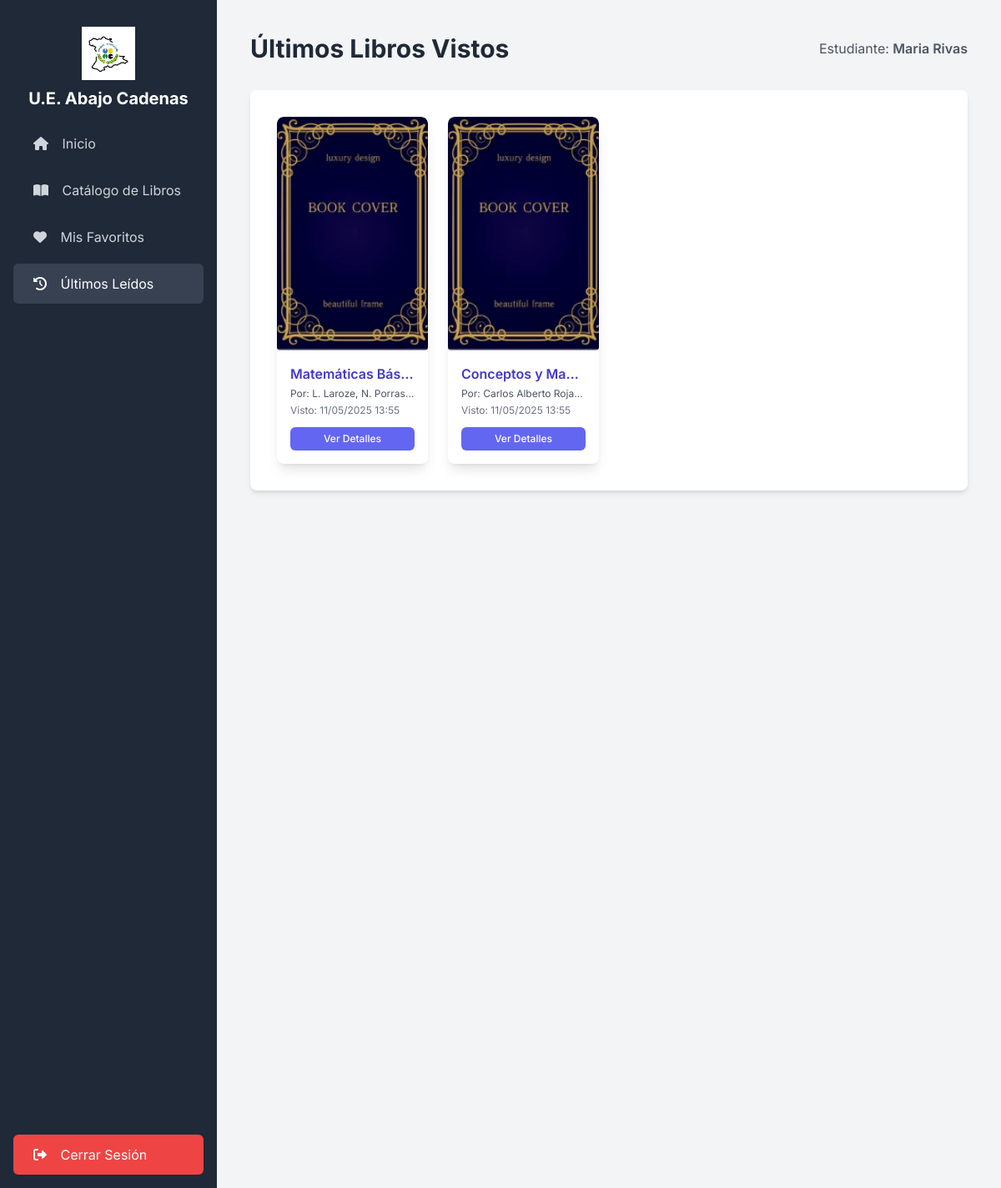
Page /estudiante/ultimos_leidos.php (signed in) on the committed database.
### tables this page shows
CREATE TABLE `libros` (
  `id` int(11) NOT NULL,
  `titulo` varchar(255) NOT NULL,
  `autor` varchar(255) DEFAULT NULL,
  `editorial` varchar(255) DEFAULT NULL,
  `descripcion` text DEFAULT NULL,
  `categoria_id` int(11) DEFAULT NULL,
  `ruta_archivo_pdf` varchar(255) NOT NULL,
  `ruta_portada_img` varchar(255) DEFAULT NULL,
  `subido_por_usuario_id` int(11) DEFAULT NULL,
  `fecha_subida` timestamp NOT NULL DEFAULT current_timestamp(),
  `palabras_clave` text DEFAULT NULL,
  `ano_publicacion` int(4) DEFAULT NULL,
  `cantidad_disponible` int(11) DEFAULT 1,
  `visualizaciones` int(11) DEFAULT 0,
  `descargas` int(11) DEFAULT 0
);

### estudiante/ultimos_leidos.php (the view, shortened to what this page needs)
<?php
require_once '../db_config.php';
$estudiante_id = $_SESSION['user_id'];
$estudiante_nombre = htmlspecialchars($_SESSION["nombre_completo"] ?? $_SESSION["username"]);
$pagina_actual = basename($_SERVER['PHP_SELF']);
$ultimos_leidos = [];
$sql_ultimos = "SELECT l.id, l.titulo, l.autor, l.ruta_portada_img, l.descripcion, c.nombre as nombre_categoria, vr_max.max_fecha_vista as fecha_vista
                FROM libros l
                JOIN (
                    SELECT libro_id, MAX(fecha_vista) as max_fecha_vista
                    FROM vistas_recientes -- Usando el nombre de tu tabla
                    WHERE usuario_id = ?
                    GROUP BY libro_id
                ) vr_max ON l.id = vr_max.libro_id
                LEFT JOIN categorias c ON l.categoria_id = c.id
                ORDER BY vr_max.max_fecha_vista DESC
                LIMIT 12";
if ($stmt = $mysqli->prepare($sql_ultimos)) {
    $stmt->bind_param("i", $estudiante_id);
    $stmt->execute();
    $result = $stmt->get_result();
    while ($row = $result->fetch_assoc()) {
        $ultimos_leidos[] = $row;
    }
} else {
    error_log("Error al preparar consulta de últimos leídos: " . $mysqli->error);
}
?>
<!DOCTYPE html>
<html lang="es">
<head>
    <script src="https://cdn.tailwindcss.com"></script>
    <link rel="stylesheet" href="https://cdnjs.cloudflare.com/ajax/libs/font-awesome/6.0.0-beta3/css/all.min.css">
</head>
<body class="bg-gray-100">
    <div class="flex h-screen">
        <aside id="sidebar" class="sidebar text-gray-300 p-4 flex flex-col fixed md:static h-full z-40">
            <div class="text-center py-4">
                <a href="dashboard_estudiante.php" class="inline-block">
                    <img src="../logo.png" alt="Logo Biblioteca Abajo Cadenas" class="h-16 mx-auto mb-2">
                    <span class="text-xl font-bold text-white">U.E. Abajo Cadenas</span>
                </a>
            </div>
            <nav class="flex-grow space-y-2">
                <a href="dashboard_estudiante.php" class="sidebar-link <?php echo ($pagina_actual == 'dashboard_estudiante.php') ? 'active' : ''; ?>"><i class="fas fa-home"></i> Inicio</a>
                <a href="../catalogo.php" class="sidebar-link"><i class="fas fa-book-open"></i> Catálogo de Libros</a>
                <a href="favoritos.php" class="sidebar-link <?php echo ($pagina_actual == 'favoritos.php') ? 'active' : ''; ?>"><i class="fas fa-heart"></i> Mis Favoritos</a>
                <a href="ultimos_leidos.php" class="sidebar-link <?php echo ($pagina_actual == 'ultimos_leidos.php') ? 'active' : ''; ?>"><i class="fas fa-history"></i> Últimos Leídos</a>
            </nav>
            <div class="mt-auto pt-2">
                <a href="../logout.php" class="sidebar-link bg-red-500 hover:bg-red-600 text-white"><i class="fas fa-sign-out-alt"></i> Cerrar Sesión</a>
            </div>
        </aside>
        <main class="flex-1 p-6 md:p-10 overflow-y-auto">
            <header class="flex justify-between items-center mb-8">
                <h1 class="text-3xl font-bold text-gray-800">Últimos Libros Vistos</h1>
                <div class="text-right">
                    <p class="text-gray-600">Estudiante: <span class="font-semibold"><?php echo $estudiante_nombre; ?></span></p>
                </div>
            </header>
            <div class="bg-white p-8 rounded-lg shadow-md">
                <?php if (empty($ultimos_leidos)): ?>
                    <p class="text-gray-600 text-center py-10">No has visto ningún libro recientemente. <a href="../catalogo.php" class="text-indigo-600 hover:underline">Explora el catálogo</a>.</p>
                <?php else: ?>
                    <div class="grid grid-cols-1 sm:grid-cols-2 md:grid-cols-3 lg:grid-cols-4 gap-6">
                        <?php foreach ($ultimos_leidos as $libro): ?>
                            <div class="book-card bg-white rounded-lg shadow-lg overflow-hidden">
                                <a href="../detalle_libro.php?id=<?php echo $libro['id']; ?>">
                                    <img src="<?php echo !empty($libro['ruta_portada_img']) ? htmlspecialchars($libro['ruta_portada_img']) : '../cover.png'; ?>"
                                         alt="Portada de <?php echo htmlspecialchars($libro['titulo']); ?>" class="book-cover-catalog rounded-t-lg"
                                         onerror="this.onerror=null; this.src='../cover.png';">
                                </a>
                                <div class="p-4 book-card-content">
                                    <div>
                                        <h3 class="text-md font-semibold text-indigo-700 mb-1 truncate" title="<?php echo htmlspecialchars($libro['titulo']); ?>"><?php echo htmlspecialchars($libro['titulo']); ?></h3>
                                        <p class="text-xs text-gray-600 mb-1 truncate">Por: <?php echo htmlspecialchars($libro['autor']); ?></p>
                                        <p class="text-xs text-gray-500">Visto: <?php echo htmlspecialchars(date("d/m/Y H:i", strtotime($libro['fecha_vista']))); ?></p>
                                    </div>
                                    <a href="../detalle_libro.php?id=<?php echo $libro['id']; ?>" class="mt-3 block w-full text-center bg-indigo-500 hover:bg-indigo-600 text-white font-medium py-1.5 px-3 rounded-md text-xs transition-colors">Ver Detalles</a>
                                </div>
                            </div>
                        <?php endforeach; ?>
                    </div>
                <?php endif; ?>
            </div>
        </main>
    </div>
</body>
</html>

### estudiante/ultimos_leidos.php (style rules this page uses)
body { font-family: 'Inter', sans-serif; }
.sidebar { width: 260px; transition: transform 0.3s ease-in-out; background-color: #1F2937; }
.sidebar-link { display: block; padding: 0.75rem 1.5rem; border-radius: 0.375rem; transition: background-color 0.2s ease, color 0.2s ease; color: #D1D5DB; }
.sidebar-link:hover, .sidebar-link.active { background-color: #374151; color: white; }
.sidebar-link i { margin-right: 0.75rem; }
.book-card { display: flex; flex-direction: column; height: 100%; }
.book-card-content { flex-grow: 1; display: flex; flex-direction: column; justify-content: space-between; }
.book-cover-catalog { width: 100%; height: 280px; object-fit: cover; border-radius: 0.25rem; }

### rows in the picture
libros: titulo "Matemáticas Bás…", autor "L. Laroze, N. Porras…", fecha_vista "11/05/2025 13:55"
libros: titulo "Conceptos y Ma…", autor "Carlos Alberto Roja…", fecha_vista "11/05/2025 13:55"

### other values in the picture
$estudiante_nombre "Maria Rivas"
